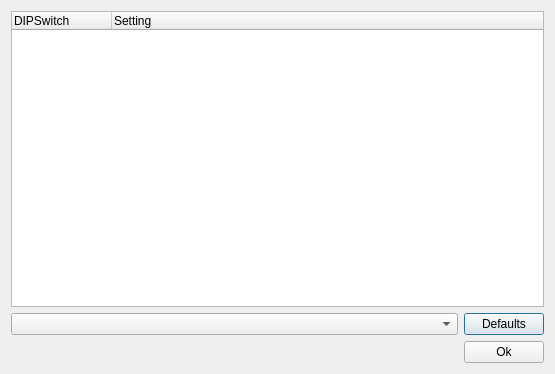
<?xml version="1.0" encoding="UTF-8"?>
<ui version="4.0">
 <class>DipswitchDialog</class>
 <widget class="QDialog" name="DipswitchDialog">
  <property name="geometry">
   <rect>
    <x>0</x>
    <y>0</y>
    <width>555</width>
    <height>374</height>
   </rect>
  </property>
  <property name="windowTitle">
   <string>Dialog</string>
  </property>
  <layout class="QVBoxLayout" name="verticalLayout">
   <item>
    <widget class="QTreeWidget" name="tvSettings">
     <property name="sizeAdjustPolicy">
      <enum>QAbstractScrollArea::AdjustToContents</enum>
     </property>
     <property name="alternatingRowColors">
      <bool>true</bool>
     </property>
     <column>
      <property name="text">
       <string>DIPSwitch</string>
      </property>
     </column>
     <column>
      <property name="text">
       <string>Setting</string>
      </property>
     </column>
    </widget>
   </item>
   <item>
    <layout class="QHBoxLayout" name="horizontalLayout_2" stretch="1,0">
     <item>
      <widget class="QComboBox" name="cbValues"/>
     </item>
     <item>
      <widget class="QPushButton" name="btnDefault">
       <property name="text">
        <string>Defaults</string>
       </property>
      </widget>
     </item>
    </layout>
   </item>
   <item>
    <layout class="QHBoxLayout" name="horizontalLayout">
     <item>
      <spacer name="horizontalSpacer">
       <property name="orientation">
        <enum>Qt::Horizontal</enum>
       </property>
       <property name="sizeHint" stdset="0">
        <size>
         <width>40</width>
         <height>20</height>
        </size>
       </property>
      </spacer>
     </item>
     <item>
      <widget class="QPushButton" name="btnOk">
       <property name="text">
        <string>Ok</string>
       </property>
      </widget>
     </item>
    </layout>
   </item>
  </layout>
 </widget>
 <resources/>
 <connections>
  <connection>
   <sender>btnOk</sender>
   <signal>clicked()</signal>
   <receiver>DipswitchDialog</receiver>
   <slot>accept()</slot>
   <hints>
    <hint type="sourcelabel">
     <x>477</x>
     <y>355</y>
    </hint>
    <hint type="destinationlabel">
     <x>290</x>
     <y>359</y>
    </hint>
   </hints>
  </connection>
 </connections>
</ui>
